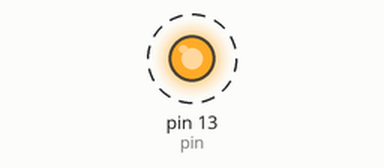
Simulated run of this sketch. Board: Arduino Uno, built with avr-gcc and run on an emulated ATmega328P. Parts: output pins drawn as LEDs (lit = HIGH). Dashed ring = blinking.

Above: at 0.15 s.
Timing chart, 0 to 3.0 s (numbered marks = the images above):
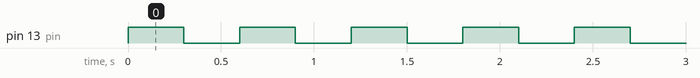

Measured:
- by itself, pin 13 (pin): alternates HIGH for 0.30 s and LOW for 0.30 s

The sketch:

multiFile.ino
```cpp
#include "a.h"
#include "file1.h"
#include "var.h"

void setup(){
    inito(var);
    cacca =h;
}

void loop()
{
    bl();
}
```

a.cpp
```cpp
#include "a.h"

int cacca=0;
```

a.h
```cpp
#ifndef A_h
#define A_h

#include "Arduino.h"
extern int cacca;


#endif
```

file1.cpp
```cpp
#include "file1.h"
#include "a.h"

short pin=13, timer = 300;
bool state = true;
int var =10;


void inito(int q){
    pinMode(pin, OUTPUT);

}
void bl()
{
    digitalWrite(pin,state);
    delay(timer );
    digitalWrite(pin,!state);
    delay(timer);

}
```

file1.h
```cpp
#ifndef FILE1_h
#define FILE1_h

#include "Arduino.h"
extern int var;


void bl();
void inito(int q);
#endif
```

multiw.ino
```cpp
#include "a.h"
#include "file1.h"
#include "var.h"
```

var.h
```cpp
#define h 12
```
